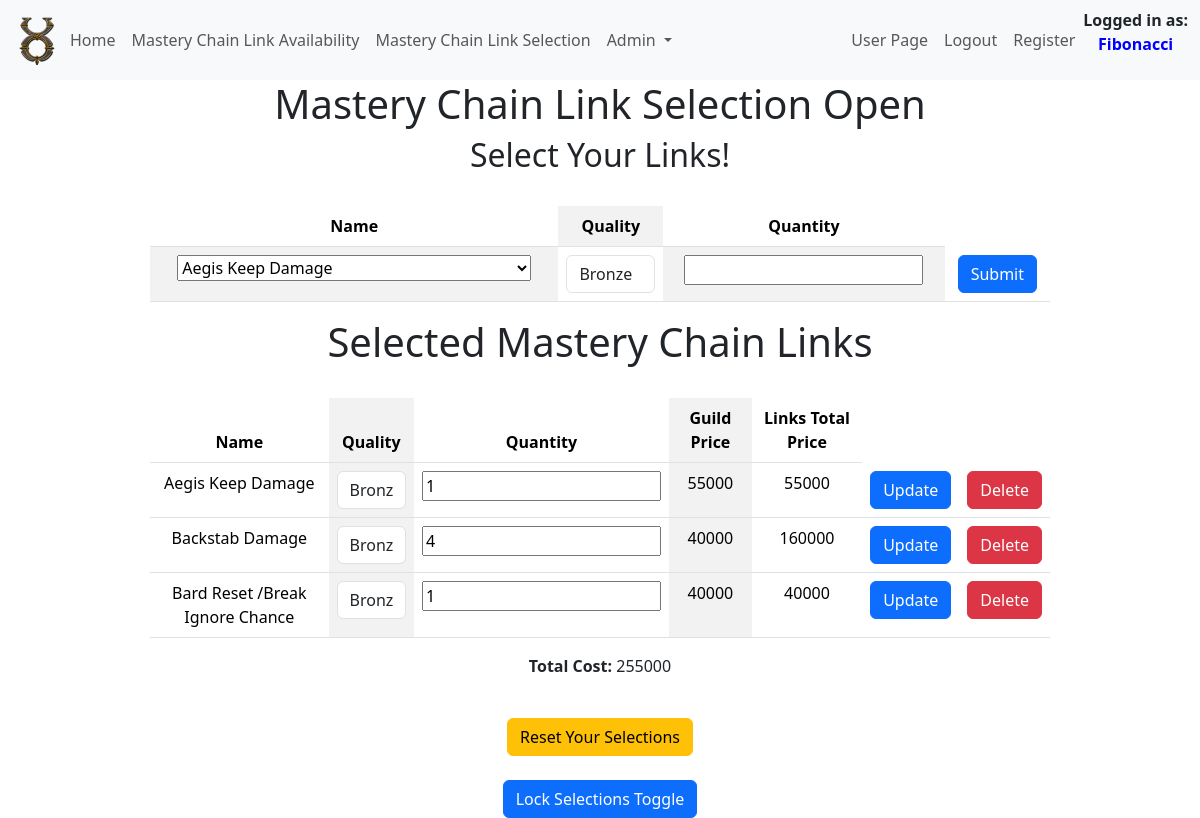
Page /selections (signed in) on the earlier database version.
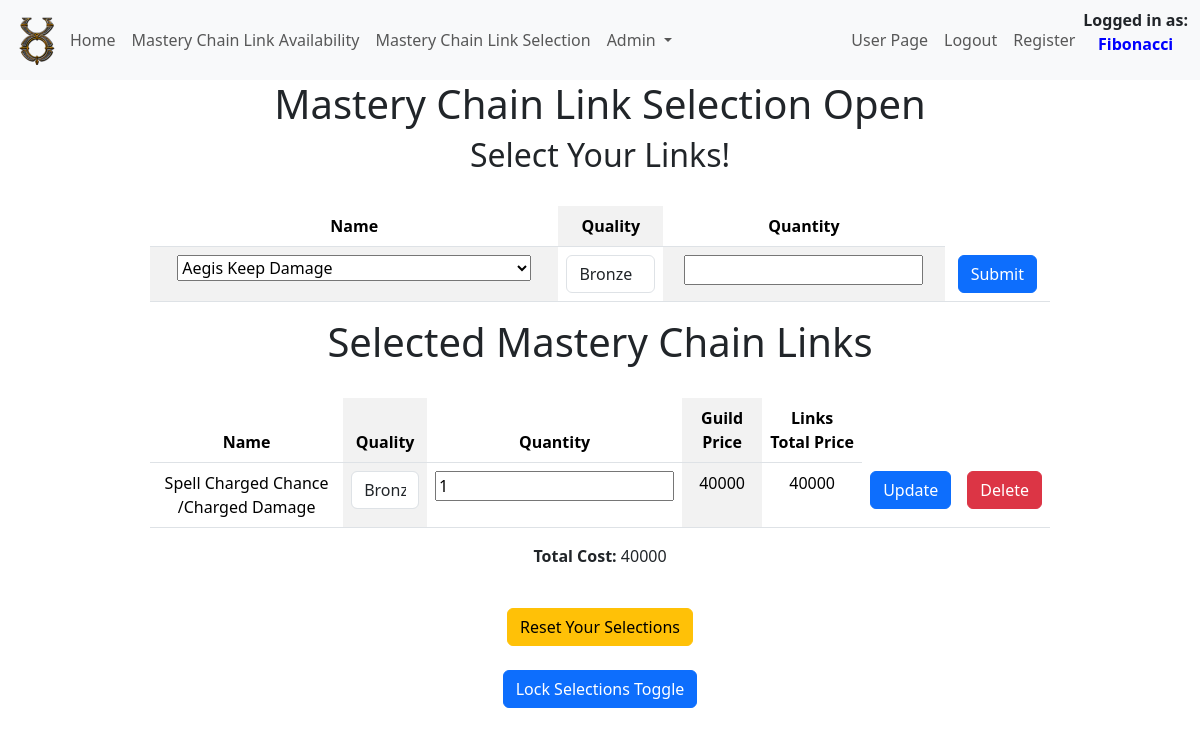
Same page on the later database version.
### tables this page shows
CREATE TABLE selections (
	id INTEGER NOT NULL PRIMARY KEY AUTOINCREMENT,
	mclink_id INTEGER NOT NULL,
	s_quantity INTEGER NOT NULL
, user_id INTEGER NOT NULL, links_total INTEGER NOT NULL);

CREATE TABLE "mclinks" (
    id INTEGER PRIMARY KEY AUTOINCREMENT NOT NULL,
    name TEXT NOT NULL,
    quality TEXT NOT NULL,
    quantity INTEGER NOT NULL,
    market_price INTEGER NOT NULL,
    guild_price INTEGER NOT NULL
);

### app.py (the view)
@app.route('/selections', methods=['GET', 'POST'])
def selections():
    user_data = get_user_data()
    user_id = user_data['id']
    conn, cursor = connect_to_database('uonew.db')
    cursor.execute("SELECT DISTINCT name FROM mclinks;")
    unique_names = cursor.fetchall()
    cursor.execute("SELECT SUM(links_total) FROM selections WHERE user_id=?", (user_id,))
    total_links_total = cursor.fetchone()[0]
    conn.close()
    selections_data = select_selections(user_id)
    return render_template('selections.html', unique_names=unique_names, selections_data=selections_data, total_links_total=total_links_total)

### app.py (called while the page is built)
@app.before_request
def authentication():
    if 'id' in session:
        user_data = get_user_data()
        selection_toggle = check_selection_toggle()
        g.is_admin = user_data['is_admin']
        g.sel_lock = user_data['sel_lock']
        g.display_name = user_data['display_name']
        g.selection_toggle = selection_toggle['selections_toggle']

### helpers.py (called while the page is built)
def connect_to_database(database_name):
    conn = sqlite3.connect(database_name)
    conn.row_factory = sqlite3.Row
    cursor = conn.cursor()
    return conn, cursor

### selections.py (called while the page is built)
def select_selections(user_id=None):
    conn, cursor = connect_to_database('uonew.db')
    if user_id:
        cursor.execute("SELECT * FROM selections INNER JOIN mclinks ON selections.mclink_id = mclinks.id WHERE selections.user_id = ?", (user_id,))
    else:
        cursor.execute("SELECT * FROM selections INNER JOIN mclinks ON selections.mclink_id = mclinks.id")
    selections_data = cursor.fetchall()
    conn.close()
    return selections_data

### templates/selections.html (shortened to what the changed rows need)
{% extends "index.html" %}
{% block content %}
{% if g.selection_toggle == 0 %}
<br>
<h1 class="mclinks_selection">MASTERY LINK SELECTIONS ARE CLOSED</h1>
{% else %}
<div class="mclinks_selection">
    {% if g.sel_lock == 0 %}
    <h1>Mastery Chain Link Selection Open</h1>
    <h2>Select Your Links!</h2>
    <br>
    <table class="table table-striped-columns table-hover">
        <thead>
            <tr>
                <th>Name</th>
                <th>Quality</th>
                <th>Quantity</th>
            </tr>
        </thead>
        <tbody>
            <tr>
                <form action="/add_selection" method="POST">
                    <td>
                        <select name="name">
                            {% for name in unique_names %}
                            <option>{{ name[0] }}</option>
                            {% endfor %}
                        </select>
                    </td>
                    <td>
                        <select class="form-control" name="quality" id="quality">
                            <option>Bronze</option>
                        </select>
                    </td>
                    <td><input type="number" name="quantity"></td>
                    <td><button type="submit" class="btn btn-primary" onclick="return confirm('Are you sure?')">Submit</button></td>
                </form>
            </tr>
        </tbody>
    </table>
</div>
<div class="mclinks_table">
    <h1>Selected Mastery Chain Links</h1>
    <br>
    <table class="table table-striped-columns table-hover">
        <thead>
            <tr>
                <th>Name</th>
                <th>Quality</th>
                <th>Quantity</th>
                <th>Guild Price</th>
                <th>Links Total Price</th>
            </tr>
        </thead>
        <tbody>
            <form action="/update_user_selection" method="post">
    {% for selection in selections_data %}
    <tr>
        <td>
            {{ selection['name'] }}
        </td>
        <td>
            <select class="form-control" name="quality" id="quality">
                <option {% if selection['quality'] == 'Bronze' %} selected {% endif %}>Bronze</option>
            </select>
        </td>
        <td><input type="number" name="quantity" value="{{ selection['s_quantity'] }}"></td>
        <td>{{ selection['guild_price'] }}</td>
        <td>{{ selection['links_total'] }}</td>
        <td><button type="submit" class="btn btn-primary" onclick="return confirm('Are you sure?')">Update</button></td>
        </form>
        <form action="/delete_user_selection" method="post">
        <td><button type="submit" class="btn btn-danger" onclick="return confirm('Are you sure?')">Delete</button></td>
        </form>
    </tr>
                {% endfor %}
        </tbody>
    </table>
    <p><input type="hidden" name="total"><b>Total Cost:</b> {{ total_links_total }}</p>
    <br>
    <form action="/reset_user_selections" method="POST">
        <button type="submit" class="btn btn-warning" onclick="return confirm('Are you sure? This will wipe all your selections')">Reset Your Selections</button>
    </form>
</div>
{% endif %}
{% endif %}
<br>
{% endblock %}

Differences in the rows shown:
removed selections: name "Aegis Keep Damage", quality "Bronze", quantity "1", guild_price "55000", links_total "55000"
removed selections: name "Backstab Damage", quality "Bronze", quantity "4", guild_price "40000", links_total "160000"
removed selections: name "Bard Reset /Break Ignore Chance", quality "Bronze", quantity "1", guild_price "40000", links_total "40000"
added selections: name "Spell Charged Chance /Charged Damage", quality "Bronze", quantity "1", guild_price "40000", links_total "40000"
Other differences:
{{ total_links_total }}: "255000" → "40000"
